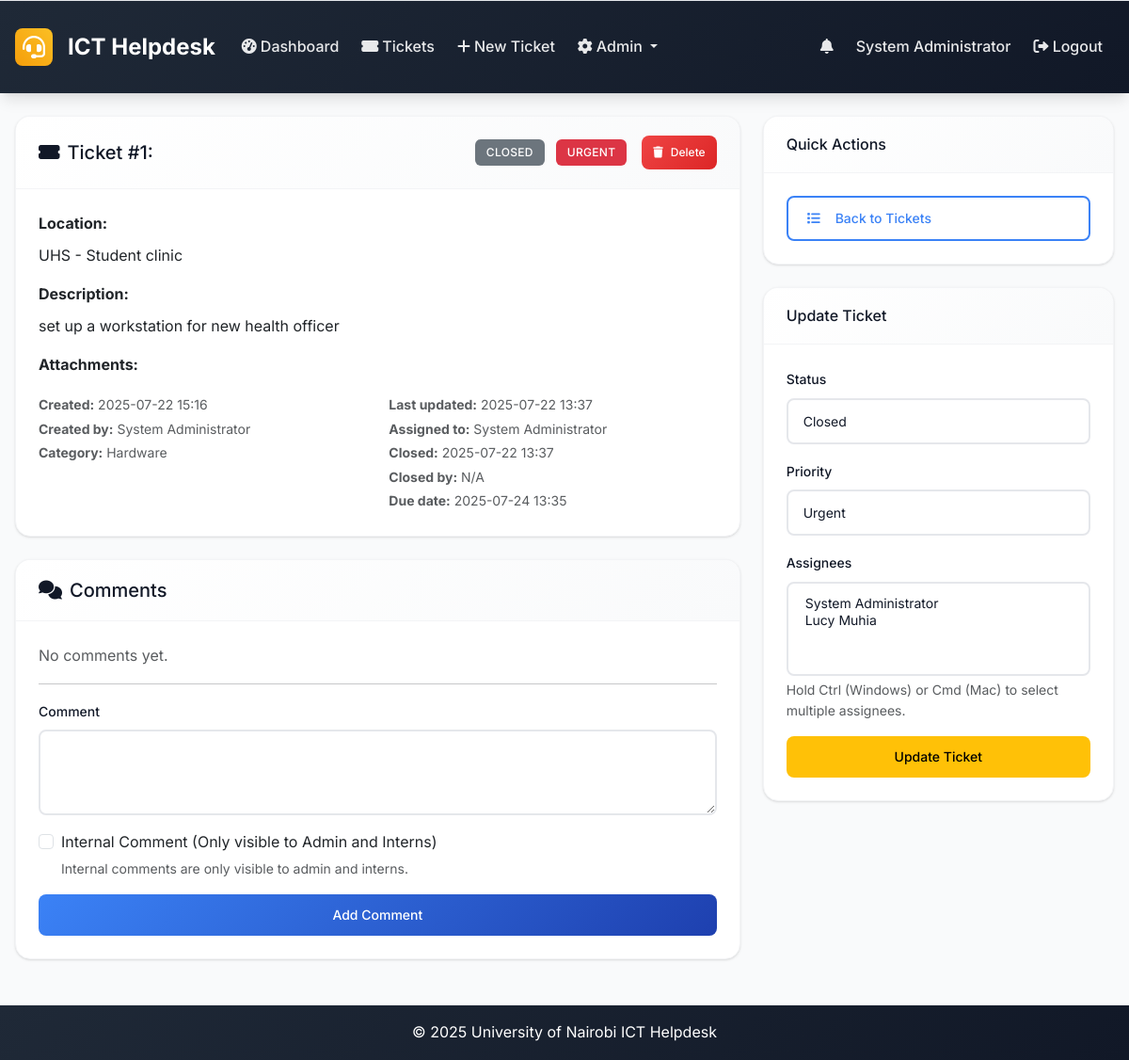
Page /ticket/1 (signed in) on the committed database.
### models.py (models this page shows, shortened)
class User(UserMixin, db.Model):
    id = db.Column(db.Integer, primary_key=True)
    username = db.Column(db.String(64), unique=True, nullable=False)
    email = db.Column(db.String(120), unique=True, nullable=False)
    password_hash = db.Column(db.String(256), nullable=False)
    full_name = db.Column(db.String(100), nullable=False)
    role = db.Column(db.String(20), nullable=False, default='user')  # admin, intern, user
    created_at = db.Column(db.DateTime, default=datetime.utcnow)
    is_active = db.Column(db.Boolean, default=True)
    is_verified = db.Column(db.Boolean, default=False)
    verification_token = db.Column(db.String(128), nullable=True)
    tickets_created = db.relationship('Ticket', foreign_keys='Ticket.created_by_id', backref='creator', lazy='dynamic')
    assigned_tickets = db.relationship('Ticket', secondary='ticket_assignees', back_populates='assignees', lazy='selectin')
    comments = db.relationship('Comment', backref='author', lazy='dynamic')

class Ticket(db.Model):
    id = db.Column(db.Integer, primary_key=True)
    location = db.Column(db.String(200), nullable=False)
    description = db.Column(Text, nullable=False)
    status = db.Column(db.String(20), nullable=False, default='open')  # open, in_progress, resolved, closed
    priority = db.Column(db.String(20), nullable=False, default='medium')  # low, medium, high, urgent
    created_at = db.Column(db.DateTime, default=datetime.utcnow)
    updated_at = db.Column(db.DateTime, default=datetime.utcnow, onupdate=datetime.utcnow)
    closed_at = db.Column(db.DateTime)
    closed_by_id = db.Column(db.Integer, db.ForeignKey('user.id'), nullable=True)
    due_date = db.Column(db.DateTime, nullable=True)
    created_by_id = db.Column(db.Integer, db.ForeignKey('user.id'), nullable=True)
    category_id = db.Column(db.Integer, db.ForeignKey('category.id'))
    comments = db.relationship('Comment', backref='ticket', lazy='dynamic', cascade='all, delete-orphan')
    attachments = db.relationship('Attachment', backref='ticket', lazy='dynamic', cascade='all, delete-orphan')
    assignees = db.relationship('User', secondary=ticket_assignees, back_populates='assigned_tickets', lazy='selectin')
    closed_by = db.relationship('User', foreign_keys=[closed_by_id], backref='closed_tickets')

class Category(db.Model):
    id = db.Column(db.Integer, primary_key=True)
    name = db.Column(db.String(50), unique=True, nullable=False)
    description = db.Column(db.String(200))
    created_at = db.Column(db.DateTime, default=datetime.utcnow)
    tickets = db.relationship('Ticket', backref='category', lazy='dynamic')

### routes.py (the view)
@app.route('/ticket/<int:id>')
@login_required
def ticket_detail(id):
    ticket = Ticket.query.get_or_404(id)
    if current_user.role == 'user' and ticket.created_by_id != current_user.id:
        abort(403)
    elif current_user.role == 'intern' and current_user.id not in [u.id for u in ticket.assignees] and ticket.created_by_id != current_user.id:
        abort(403)
    if current_user.role == 'user':
        comments = Comment.query.filter_by(ticket_id=id, is_internal=False).order_by(Comment.created_at).all()
    else:
        comments = Comment.query.filter_by(ticket_id=id).order_by(Comment.created_at).all()
    comment_form = CommentForm()
    update_form = TicketUpdateForm(obj=ticket) if current_user.role in ['admin', 'intern'] else None
    return render_template('ticket_detail.html', ticket=ticket, comments=comments,
                         comment_form=comment_form, update_form=update_form)

### templates/ticket_detail.html (shortened to what this page needs)
{% extends "base.html" %}
{% block content %}
<div class="row">
    <div class="col-md-8">
        <div class="card mb-4">
            <div class="card-header d-flex justify-content-between align-items-center">
                <h5 class="mb-0">
                    <i class="fas fa-ticket-alt me-2"></i>Ticket #{{ ticket.id }}: {{ ticket.title }}
                </h5>
                <div class="d-flex align-items-center">
                    <div class="me-3">
                        <span class="badge {{ ticket.status|status_badge }} me-2">
                            {{ ticket.status.replace('_', ' ').title() }}
                        </span>
                        <span class="badge {{ ticket.priority|priority_badge }}">
                            {{ ticket.priority.title() }}
                        </span>
                    </div>
                    {% if current_user.role == 'admin' %}
                    <div>
                        <form method="POST" action="{{ url_for('delete_ticket', ticket_id=ticket.id) }}" style="display: inline;"
                              onsubmit="return confirm('Are you sure you want to delete this ticket? This action cannot be undone.')">
                            <button type="submit" class="btn btn-danger btn-sm">
                                <i class="fas fa-trash"></i> Delete
                            </button>
                        </form>
                    </div>
                    {% endif %}
                </div>
            </div>
            <div class="card-body">
                <div class="mb-3">
                    <strong>Location:</strong>
                    <div class="mt-2">{{ ticket.location }}</div>
                </div>
                <div class="mb-3">
                    <strong>Description:</strong>
                    <div class="mt-2">{{ ticket.description|nl2br }}</div>
                </div>
                {% if ticket.attachments %}
                <div class="mb-3">
                    <strong>Attachments:</strong>
                </div>
                {% endif %}
                <div class="row">
                    <div class="col-md-6">
                        <small class="text-muted">
                            <strong>Created:</strong> {{ ticket.created_at|format_datetime }}<br>
                            <strong>Created by:</strong> {{ ticket.creator.full_name }}<br>
                            {% if ticket.category %}
                            <strong>Category:</strong> {{ ticket.category.name }}<br>
                            {% endif %}
                        </small>
                    </div>
                    <div class="col-md-6">
                        <small class="text-muted">
                            <strong>Last updated:</strong> {{ ticket.updated_at|format_datetime }}<br>
                            <strong>Assigned to:</strong>
                            {% if ticket.assignees|length == 0 %}
                                Unassigned
                            {% else %}
                                {% for user in ticket.assignees %}{{ user.full_name }}{% if not loop.last %}, {% endif %}{% endfor %}
                            {% endif %}<br>
                            {% if ticket.closed_at %}
                            <strong>Closed:</strong> {{ ticket.closed_at|format_datetime }}<br>
                            <strong>Closed by:</strong> {{ ticket.closed_by.full_name if ticket.closed_by else 'N/A' }}<br>
                            {% endif %}
                            {% if ticket.due_date %}
                            <strong>Due date:</strong> {{ ticket.due_date|format_datetime }}<br>
                            {% endif %}
                        </small>
                    </div>
                </div>
            </div>
        </div>
        <div class="card">
            <div class="card-header">
                <h5 class="mb-0"><i class="fas fa-comments me-2"></i>Comments</h5>
            </div>
            <div class="card-body">
                {% if comments %}
                    {% for comment in comments %}
                    <div class="border-start border-3 {% if comment.is_internal %}border-warning{% else %}border-primary{% endif %} ps-3 mb-3">
                        <div class="d-flex justify-content-between align-items-start">
                            <div>
                                <strong>{{ comment.author.full_name }}</strong>
                                {% if comment.is_internal %}
                                    <span class="badge bg-warning text-dark ms-2">Internal</span>
                                {% endif %}
                            </div>
                            <small class="text-muted">{{ comment.created_at|format_datetime }}</small>
                        </div>
                        <div class="mt-2">{{ comment.content|nl2br }}</div>
                    </div>
                    {% endfor %}
                {% else %}
                    <p class="text-muted">No comments yet.</p>
                {% endif %}
                <hr>
                <form method="POST" action="{{ url_for('add_comment', id=ticket.id) }}">
                    <div class="mb-3">
                        {{ comment_form.content.label(class="form-label") }}
                        {{ comment_form.content(class="form-control", rows="3") }}
                    </div>
                    {% if current_user.role in ['admin', 'intern'] %}
                    <div class="mb-3 form-check">
                        {{ comment_form.is_internal(class="form-check-input") }}
                        {{ comment_form.is_internal.label(class="form-check-label") }}
                        <div class="form-text">Internal comments are only visible to admin and interns.</div>
                    </div>
                    {% endif %}
                    <div class="d-grid">
                        {{ comment_form.submit(class="btn btn-primary") }}
                    </div>
                </form>
            </div>
        </div>
    </div>
    <div class="col-md-4">
        <div class="card mb-4">
            <div class="card-header">
                <h6 class="mb-0">Quick Actions</h6>
            </div>
            <div class="card-body">
                <a href="{{ url_for('tickets_list') }}" class="btn btn-outline-primary w-100">
                    <i class="fas fa-list me-2"></i>Back to Tickets
                </a>
            </div>
        </div>
        {% if update_form and current_user.role in ['admin', 'intern'] %}
        <div class="card">
            <div class="card-header">
                <h6 class="mb-0">Update Ticket</h6>
            </div>
            <div class="card-body">
                <form method="POST" action="{{ url_for('update_ticket', id=ticket.id) }}">
                    <div class="mb-3">
                        {{ update_form.status.label(class="form-label") }}
                        {{ update_form.status(class="form-control") }}
                    </div>
                    <div class="mb-3">
                        {{ update_form.priority.label(class="form-label") }}
                        {{ update_form.priority(class="form-control") }}
                    </div>
                    {% if current_user.role == 'admin' %}
                    <div class="mb-3">
                        {{ update_form.assignees.label(class="form-label") }}
                        {{ update_form.assignees(class="form-control", multiple=True) }}
                        <div class="form-text">Hold Ctrl (Windows) or Cmd (Mac) to select multiple assignees.</div>
                    </div>
                    {% endif %}
                    <div class="d-grid">
                        {{ update_form.submit(class="btn btn-warning") }}
                    </div>
                </form>
            </div>
        </div>
        {% endif %}
    </div>
</div>
{% endblock %}

### templates/base.html (shortened to what this page needs)
<!DOCTYPE html>
<html lang="en">
<head>
    <link href="https://cdn.jsdelivr.net/npm/bootstrap@5.3.0/dist/css/bootstrap.min.css" rel="stylesheet">
    <link href="https://cdnjs.cloudflare.com/ajax/libs/font-awesome/6.0.0/css/all.min.css" rel="stylesheet">
    <link href="{{ url_for('static', filename='css/custom.css') }}" rel="stylesheet">
</head>
<body>
    <nav class="navbar navbar-expand-lg navbar-dark footer-sky">
        <div class="container-fluid px-3">
            <a class="navbar-brand" href="{{ url_for('index') }}">
                <i class="fas fa-headset me-2"></i>ICT Helpdesk
            </a>
            <div class="collapse navbar-collapse" id="navbarNav">
                <ul class="navbar-nav me-auto mb-2 mb-lg-0">
                    {% if current_user.is_authenticated %}
                    <li class="nav-item">
                        <a class="nav-link" href="{{ url_for('dashboard') }}">
                            <i class="fas fa-tachometer-alt me-1"></i>Dashboard
                        </a>
                    </li>
                    <li class="nav-item">
                        <a class="nav-link" href="{{ url_for('tickets_list') }}">
                            <i class="fas fa-ticket-alt me-1"></i>Tickets
                        </a>
                    </li>
                    <li class="nav-item">
                        <a class="nav-link" href="{{ url_for('new_ticket') }}">
                            <i class="fas fa-plus me-1"></i>New Ticket
                        </a>
                    </li>
                    {% if current_user.role == 'admin' %}
                    <li class="nav-item dropdown">
                        <a class="nav-link dropdown-toggle" href="#" role="button" data-bs-toggle="dropdown" aria-expanded="false">
                            <i class="fas fa-cog me-1"></i>Admin
                        </a>
                    </li>
                    {% endif %}
                    {% endif %}
                </ul>
                <ul class="navbar-nav ms-auto mb-2 mb-lg-0">
                    {% if current_user.is_authenticated %}
                    {% if current_user.role in ['admin', 'intern'] %}
                    <li class="nav-item dropdown">
                        <a class="nav-link position-relative" href="#" id="notificationsDropdown" role="button" data-bs-toggle="dropdown" aria-expanded="false">
                            <i class="fas fa-bell"></i>
                        </a>
                    </li>
                    {% endif %}
                    <li class="nav-item">
                        <span class="nav-link">{{ current_user.full_name }}</span>
                    </li>
                    <li class="nav-item">
                        <a class="nav-link" href="{{ url_for('logout') }}"><i class="fas fa-sign-out-alt"></i> Logout</a>
                    </li>
                    {% endif %}
                </ul>
            </div>
        </div>
    </nav>
    <main class="container-fluid my-4 px-3">
        {% block content %}{% endblock %}
    </main>
    <footer class="footer-sky py-3 mt-5">
        <div class="container text-center">
            <span>&copy; {{ datetime.utcnow().year }} University of Nairobi ICT Helpdesk</span>
        </div>
    </footer>
</body>
</html>

### rows in the picture
User: full_name "System Administrator", creator.full_name "System Administrator"
Ticket: id "1", status.replace "CLOSED", priority "URGENT", location "UHS - Student clinic", description "set up a workstation for new health officer", created_at "2025-07-22 15:16", updated_at "2025-07-22 13:37", closed_at "2025-07-22 13:37", due_date "2025-07-24 13:35", status "Closed", priority "Urgent"
Category: category.name "Hardware"

### other values in the picture
{{ ticket.closed_by.full_name if ticket.closed_by else 'N/A' }} "N/A"
{{ comment_form.content.label(class="form-label") }} "Comment"
{{ comment_form.is_internal.label(class="form-check-label") }} "Internal Comment (Only visible to Admin and Interns)"
{{ update_form.status.label(class="form-label") }} "Status"
{{ update_form.priority.label(class="form-label") }} "Priority"
{{ update_form.assignees.label(class="form-label") }} "Assignees"
